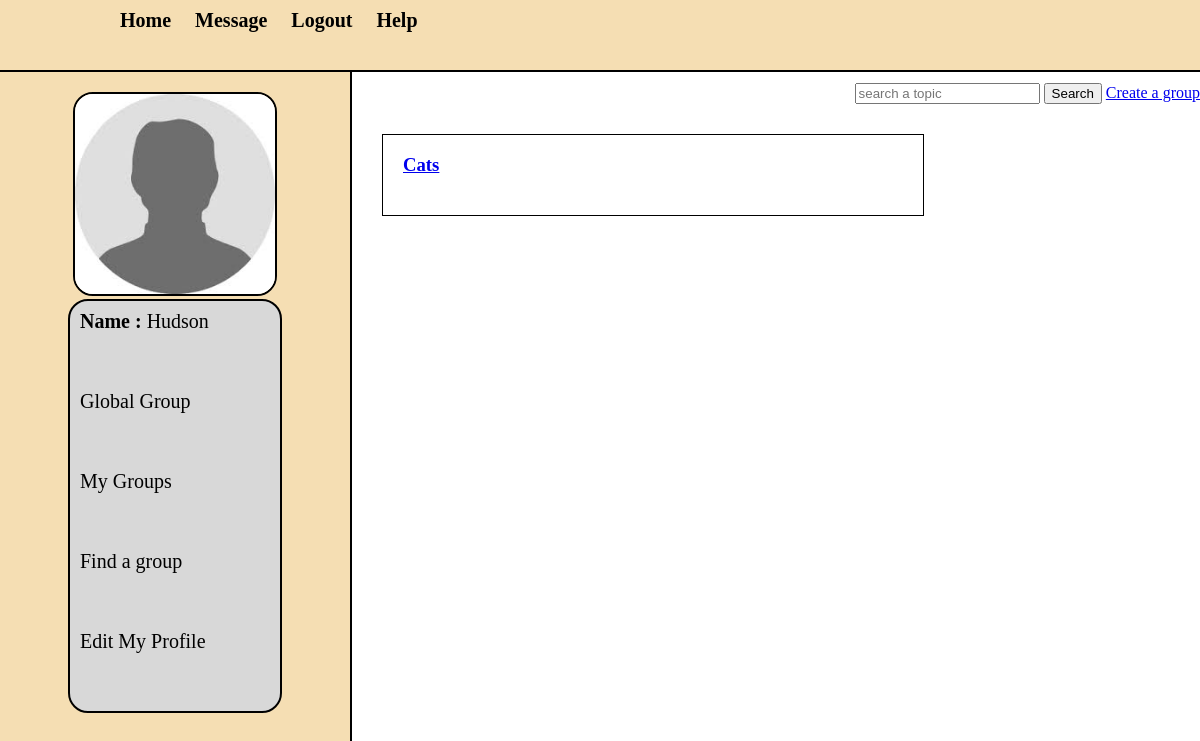
/my_findgroup.php (signed in), run on the app's committed database.
### tables this page shows
CREATE TABLE `users` (
  `users_id` int(255) NOT NULL,
  `first_name` varchar(255) NOT NULL,
  `last_name` varchar(255) NOT NULL,
  `email` varchar(255) NOT NULL,
  `password` varchar(255) NOT NULL,
  `user_image` varchar(256) NOT NULL,
  `status` text NOT NULL,
  `dp_value` int(11) NOT NULL,
  `checkgit` int(255) NOT NULL
);

CREATE TABLE `topics` (
  `topic_id` int(11) NOT NULL,
  `topic_title` text NOT NULL,
  `choose` varchar(255) NOT NULL
);

### my_findgroup.php (the view, shortened to what this page needs)
<?php
include "session.php";
?>
<!DOCTYPE html>
<html>
<head>
    <link rel= "stylesheet" href="style/home_style.css" media ="all"/>
    </head>
<body>
    <div class='container'>
        <div id= "head_wrap">
            <div id="header">
                <ul id="menu">
                <li><a href="home.php">Home</a></li>
                <li><a href="members.php">Message</a></li>
                <li><a href="logout.php">Logout</a></li>
                    <li><a href="help.php">Help</a></li>
                </ul>
            </div>
        </div>
                <form method="post" action="my_findgroup.php" id="form1">
                <input type = "text" name = "user_query" placeholder = "search a topic"/>
                    <input type = "submit" name = "search" value="Search">
                    <a href='create.php'> Create a group</a>
                </form>
        <div class = "content">
            <div id= "user_timeline">
                <div id="user_details">
                    <?php
                    $user = $_SESSION['email'];
                    $get_user = "select * from users where email = '$user'";
                    $run_user = mysqli_query($connection,$get_user);
                    $row=mysqli_fetch_array($run_user);
                    $users_id = $row['users_id'];
                    $last_name = $row['last_name'];
                    $user_image=$row['user_image'];
                    $dp_value = $row['dp_value'];
                     if($dp_value != '0')
                    {
                            echo "
                    <center><img src='user/user_images/$user_image' width='200' height='200'/></center>";
                    }
                    else{
                        echo "
                    <center><img src='$user_image' width='200' height='200'/></center>";
                    }
                    echo "
                    <div id='user_mention'>
                    <p><strong><a href='my_profile.php'>Name : </strong> $last_name </a> </p>
                    <p><a href='my_global.php'> Global Group </a> </p>
                    <p><a href='my_groups.php'> My Groups </a> </p>
                     <p><a href='my_findgroup.php'> Find a group</a> </p>";
                     echo "<p><a href='my_editprofile.php'> Edit My Profile </a> </p>
                    </div>";
                    ?>
                </div>
            </div>
                    <div id= "content_timeline">
                     <br>
                     <br>
                    <?php
                     if(isset($_POST['search'])){
                        get_search_results($users_id);
                     }
                        else{
                        get_groups($users_id);
                        }
                ?>
            </div>
        </div>
    </div>
</body>
</html>

### session.php (shortened to what this page needs)
<?php
	$connection=mysqli_connect("localhost","admin","monarchs","pet_finder") or die("Connection Failed");
        ?>
       <?php
function get_groups($users_id){
    global $connection;
    $get_groups="select topic_id from topics where choose='public' and topic_id not in (select topic_id from user_group where users_id = '$users_id')";
    $run_groups = mysqli_query($connection,$get_groups);
    while($row_groups = mysqli_fetch_array($run_groups) ){
        $topic_id = $row_groups['topic_id'];
        $get_topic_name="select topic_title from topics where topic_id = '$topic_id'";
        $run_get_topic_name =mysqli_query($connection,$get_topic_name);
        while($row_topic_name=mysqli_fetch_array($run_get_topic_name,MYSQLI_ASSOC) ){
        $topic_title = $row_topic_name['topic_title'];
            ?>
        <div id='groups'>
        <form action='join.php' method ='get'>
        <h3><a href='join.php?topic_id=<?php echo $topic_id; ?>&topic_title=<?php echo $topic_title; ?>'><?php echo $topic_title;  ?></a></h3>
<br>
            </form>
        </div>
<?php
      }
       }
 }
         ?>

### style/home_style.css (style rules this page uses)
html, body, div, span, applet, object, iframe, h1, h2, h3, h4, h5, h6, p, blockquote, pre, a, abbr, acronym, address, big, cite, code, del, dfn, em, img, ins, kbd, q, s, samp, small, strike, strong, sub, sup, tt, var, b, u, i, center, dl, dt, dd, ol, ul, li, fieldset, form, label, legend, table, caption, tbody, tfoot, thead, tr, th, td, article, aside, canvas, details, embed, figure, figcaption, footer, header, hgroup, menu, nav, output, ruby, section, summary, time, mark, audio, video { margin: 0; padding: 0; border: 0; }
body { line-height: 1; background-color: white; }
.container { overflow: hidden; margin:0; padding: 0; }
#head_wrap { width:100%; height: 50px; margin: 0 auto; padding: 10px; border-bottom: 2px solid black; background: wheat; }
#header { margin: 0 auto; width: 1000px; height: 10px; }
#menu { line-height: :35px; padding: 0; margin: 0; float: left; }
#menu li { display: inline; list-style: none; }
#menu a { margin:5px; padding : 5px; text-decoration: none; color: black; font-size: 20px; font-weight: bold; }
#form1 { float: right; line-height: 35px; padding-top: 3px; }
.content { width:10000px; margin: 0 auto; }
#user_timeline { background: wheat; width:350px; float: left; height: 900px; border-right: 2px solid black; }
#user_details { padding:20px; margin-bottom: 10px; }
#user_details img { border:2px solid black; border-radius: 20px; }
#user_details p { margin-bottom:50px; padding: 5px; }
#user_details a { color: black; font-size: 20px; text-decoration: none; }
#user_mention { background: #D8D8D8; border:2px solid black; border-radius: 20px; width: 200px; margin: 0 auto; padding: 5px; }
#content_timeline { float: left; width: 280px; padding: 30px; }
#groups { width: 500px; background: : wheat; padding: 20px; line-height: 20px; border:1px solid black; text-align: justify; }

### data on the page
users: user_image (placeholder picture), last_name "Hudson"
topics: topic_title "Cats"
